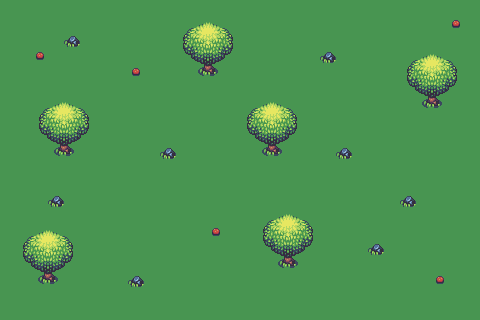

Below is a game level as drawn by its tile map, then a one-line description and the .tmx file that defines it, in full:
An orthogonal 30x20 tile map with 16x16 px tiles, 3 tile layers (Layer1, Layer2, Layer3) and 10 objects (9x Collider, TestRec).

<map version="2017.05.26" orientation="orthogonal" renderorder="right-down" width="30" height="20" tilewidth="16" tileheight="16" nextobjectid="10">
 <properties>
  <property name="Name" value="Testmap" />
 </properties>
 <tileset firstgid="1" name="tileset" tilewidth="16" tileheight="16" tilecount="99" columns="11">
  <image source="tileset.png" width="176" height="144" />
  <tile id="1">
   <objectgroup draworder="index">
    <object id="7" type="Collider" x="0" y="0" width="16" height="16" />
   </objectgroup>
  </tile>
  <tile id="41">
   <objectgroup draworder="index">
    <object id="7" type="Collider" x="0" y="0" width="16" height="16" />
   </objectgroup>
  </tile>
 </tileset>
 <group name="Test">
  <layer name="Layer1" width="30" height="20">
   <properties>
    <property name="TestKey" value="TestValue" />
   </properties>
   <data encoding="csv">
39,39,39,39,39,39,39,39,39,39,39,39,39,39,39,39,39,39,39,39,39,39,39,39,39,39,39,39,39,39,
39,39,39,39,39,39,39,39,39,39,39,39,39,39,39,39,39,39,39,39,39,39,39,39,39,39,39,39,39,39,
39,39,39,39,39,39,39,39,39,39,39,39,39,39,39,39,39,39,39,39,39,39,39,39,39,39,39,39,39,39,
39,39,39,39,39,39,39,39,39,39,39,39,39,39,39,39,39,39,39,39,39,39,39,39,39,39,39,39,39,39,
39,39,39,39,39,39,39,39,39,39,39,39,39,39,39,39,39,39,39,39,39,39,39,39,39,39,39,39,39,39,
39,39,39,39,39,39,39,39,39,39,39,39,39,39,39,39,39,39,39,39,39,39,39,39,39,39,39,39,39,39,
39,39,39,39,39,39,39,39,39,39,39,39,39,39,39,39,39,39,39,39,39,39,39,39,39,39,39,39,39,39,
39,39,39,39,39,39,39,39,39,39,39,39,39,39,39,39,39,39,39,39,39,39,39,39,39,39,39,39,39,39,
39,39,39,39,39,39,39,39,39,39,39,39,39,39,39,39,39,39,39,39,39,39,39,39,39,39,39,39,39,39,
39,39,39,39,39,39,39,39,39,39,39,39,39,39,39,39,39,39,39,39,39,39,39,39,39,39,39,39,39,39,
39,39,39,39,39,39,39,39,39,39,39,39,39,39,39,39,39,39,39,39,39,39,39,39,39,39,39,39,39,39,
39,39,39,39,39,39,39,39,39,39,39,39,39,39,39,39,39,39,39,39,39,39,39,39,39,39,39,39,39,39,
39,39,39,39,39,39,39,39,39,39,39,39,39,39,39,39,39,39,39,39,39,39,39,39,39,39,39,39,39,39,
39,39,39,39,39,39,39,39,39,39,39,39,39,39,39,39,39,39,39,39,39,39,39,39,39,39,39,39,39,39,
39,39,39,39,39,39,39,39,39,39,39,39,39,39,39,39,39,39,39,39,39,39,39,39,39,39,39,39,39,39,
39,39,39,39,39,39,39,39,39,39,39,39,39,39,39,39,39,39,39,39,39,39,39,39,39,39,39,39,39,39,
39,39,39,39,39,39,39,39,39,39,39,39,39,39,39,39,39,39,39,39,39,39,39,39,39,39,39,39,39,39,
39,39,39,39,39,39,39,39,39,39,39,39,39,39,39,39,39,39,39,39,39,39,39,39,39,39,39,39,39,39,
39,39,39,39,39,39,39,39,39,39,39,39,39,39,39,39,39,39,39,39,39,39,39,39,39,39,39,39,39,39,
39,39,39,39,39,39,39,39,39,39,39,39,39,39,39,39,39,39,39,39,39,39,39,39,39,39,39,39,39,39
</data>
  </layer>
  <layer name="Layer2" width="30" height="20">
   <data encoding="csv">
0,0,0,0,0,0,0,0,0,0,0,0,0,0,0,0,0,0,0,0,0,0,0,0,0,0,0,0,0,0,
0,0,0,0,0,0,0,0,0,0,0,0,0,0,0,0,0,0,0,0,0,0,0,0,0,0,0,0,12,0,
0,0,0,0,3,0,0,0,0,0,0,0,0,0,0,0,0,0,0,0,0,0,0,0,0,0,0,0,0,0,
0,0,12,0,0,0,0,0,0,0,0,0,0,0,0,0,0,0,0,0,3,0,0,0,0,0,0,0,0,0,
0,0,0,0,0,0,0,0,12,0,0,0,42,43,0,0,0,0,0,0,0,0,0,0,0,0,0,0,0,0,
0,0,0,0,0,0,0,0,0,0,0,0,0,0,0,0,0,0,0,0,0,0,0,0,0,0,0,0,0,0,
0,0,0,0,0,0,0,0,0,0,0,0,0,0,0,0,0,0,0,0,0,0,0,0,0,0,42,43,0,0,
0,0,0,0,0,0,0,0,0,0,0,0,0,0,0,0,0,0,0,0,0,0,0,0,0,0,0,0,0,0,
0,0,0,0,0,0,0,0,0,0,0,0,0,0,0,0,0,0,0,0,0,0,0,0,0,0,0,0,0,0,
0,0,0,42,43,0,0,0,0,0,3,0,0,0,0,0,42,43,0,0,0,3,0,0,0,0,0,0,0,0,
0,0,0,0,0,0,0,0,0,0,0,0,0,0,0,0,0,0,0,0,0,0,0,0,0,0,0,0,0,0,
0,0,0,0,0,0,0,0,0,0,0,0,0,0,0,0,0,0,0,0,0,0,0,0,0,0,0,0,0,0,
0,0,0,3,0,0,0,0,0,0,0,0,0,0,0,0,0,0,0,0,0,0,0,0,0,3,0,0,0,0,
0,0,0,0,0,0,0,0,0,0,0,0,0,0,0,0,0,0,0,0,0,0,0,0,0,0,0,0,0,0,
0,0,0,0,0,0,0,0,0,0,0,0,0,12,0,0,0,0,0,0,0,0,0,0,0,0,0,0,0,0,
0,0,0,0,0,0,0,0,0,0,0,0,0,0,0,0,0,0,0,0,0,0,0,3,0,0,0,0,0,0,
0,0,0,0,0,0,0,0,0,0,0,0,0,0,0,0,0,42,43,0,0,0,0,0,0,0,0,0,0,0,
0,0,42,43,0,0,0,0,3,0,0,0,0,0,0,0,0,0,0,0,0,0,0,0,0,0,0,12,0,0,
0,0,0,0,0,0,0,0,0,0,0,0,0,0,0,0,0,0,0,0,0,0,0,0,0,0,0,0,0,0,
0,0,0,0,0,0,0,0,0,0,0,0,0,0,0,0,0,0,0,0,0,0,0,0,0,0,0,0,0,0
</data>
  </layer>
 </group>
 <objectgroup name="Objects">
  <object id="1" name="Collider" type="Collider" x="256" y="128" width="32" height="32">
   <ellipse />
  </object>
  <object id="2" name="Collider" type="Collider" x="192" y="48" width="32" height="32">
   <ellipse />
  </object>
  <object id="3" name="Collider" type="Collider" x="48" y="128" width="32" height="32">
   <ellipse />
  </object>
  <object id="4" name="Collider" type="Collider" x="32" y="256" width="32" height="32">
   <ellipse />
  </object>
  <object id="5" name="Collider" type="Collider" x="416" y="80" width="32" height="32">
   <ellipse />
  </object>
  <object id="6" name="Collider" type="Collider" x="272" y="240" width="32" height="32">
   <ellipse />
  </object>
  <object id="8" name="Collider" type="Collider" x="161.05" y="144" width="16.02" height="16" />
  <object id="9" name="TestRec" x="480" y="160">
   <polygon points="0,0 -32,32 -64,112 0,160" />
  </object>
 </objectgroup>
 <layer name="Layer3" width="30" height="20">
  <data encoding="csv">
0,0,0,0,0,0,0,0,0,0,0,0,0,0,0,0,0,0,0,0,0,0,0,0,0,0,0,0,0,0,
0,0,0,0,0,0,0,0,0,0,0,8,9,10,11,0,0,0,0,0,0,0,0,0,0,0,0,0,0,0,
0,0,0,0,0,0,0,0,0,0,0,19,20,21,22,0,0,0,0,0,0,0,0,0,0,0,0,0,0,0,
0,0,0,0,0,0,0,0,0,0,0,30,31,32,33,0,0,0,0,0,0,0,0,0,0,8,9,10,11,0,
0,0,0,0,0,0,0,0,0,0,0,0,0,0,0,0,0,0,0,0,0,0,0,0,0,19,20,21,22,0,
0,0,0,0,0,0,0,0,0,0,0,0,0,0,0,0,0,0,0,0,0,0,0,0,0,30,31,32,33,0,
0,0,8,9,10,11,0,0,0,0,0,0,0,0,0,8,9,10,11,0,0,0,0,0,0,0,0,0,0,0,
0,0,19,20,21,22,0,0,0,0,0,0,0,0,0,19,20,21,22,0,0,0,0,0,0,0,0,0,0,0,
0,0,30,31,32,33,0,0,0,0,0,0,0,0,0,30,31,32,33,0,0,0,0,0,0,0,0,0,0,0,
0,0,0,0,0,0,0,0,0,0,0,0,0,0,0,0,0,0,0,0,0,0,0,0,0,0,0,0,0,0,
0,0,0,0,0,0,0,0,0,0,0,0,0,0,0,0,0,0,0,0,0,0,0,0,0,0,0,0,0,0,
0,0,0,0,0,0,0,0,0,0,0,0,0,0,0,0,0,0,0,0,0,0,0,0,0,0,0,0,0,0,
0,0,0,0,0,0,0,0,0,0,0,0,0,0,0,0,0,0,0,0,0,0,0,0,0,0,0,0,0,0,
0,0,0,0,0,0,0,0,0,0,0,0,0,0,0,0,8,9,10,11,0,0,0,0,0,0,0,0,0,0,
0,8,9,10,11,0,0,0,0,0,0,0,0,0,0,0,19,20,21,22,0,0,0,0,0,0,0,0,0,0,
0,19,20,21,22,0,0,0,0,0,0,0,0,0,0,0,30,31,32,33,0,0,0,0,0,0,0,0,0,0,
0,30,31,32,33,0,0,0,0,0,0,0,0,0,0,0,0,0,0,0,0,0,0,0,0,0,0,0,0,0,
0,0,0,0,0,0,0,0,0,0,0,0,0,0,0,0,0,0,0,0,0,0,0,0,0,0,0,0,0,0,
0,0,0,0,0,0,0,0,0,0,0,0,0,0,0,0,0,0,0,0,0,0,0,0,0,0,0,0,0,0,
0,0,0,0,0,0,0,0,0,0,0,0,0,0,0,0,0,0,0,0,0,0,0,0,0,0,0,0,0,0
</data>
 </layer>
</map>